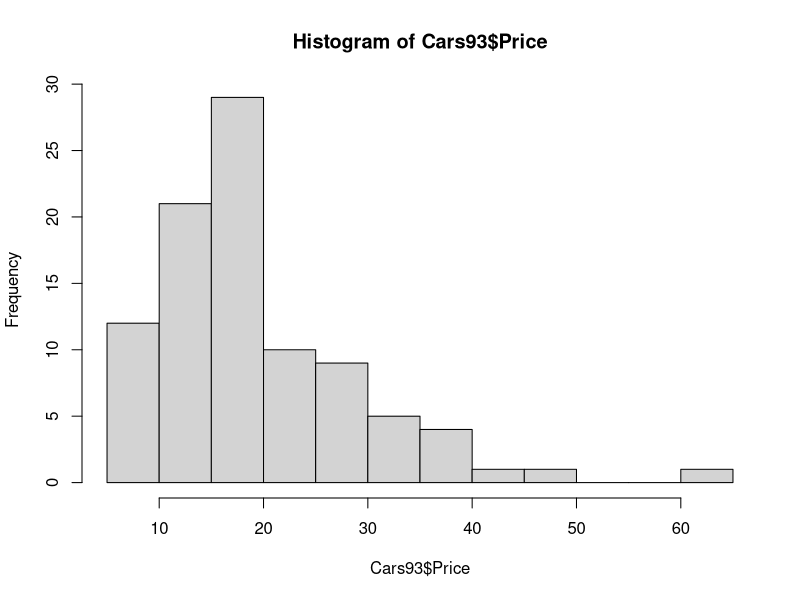
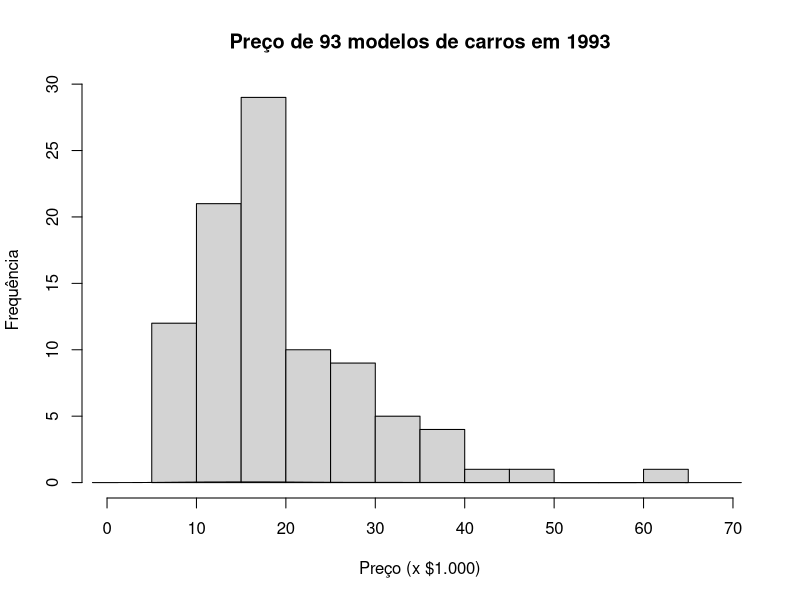
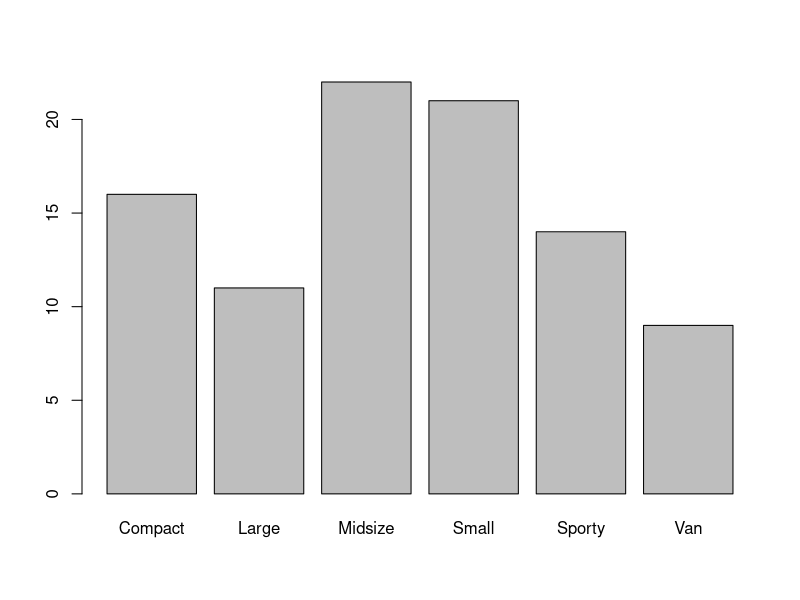
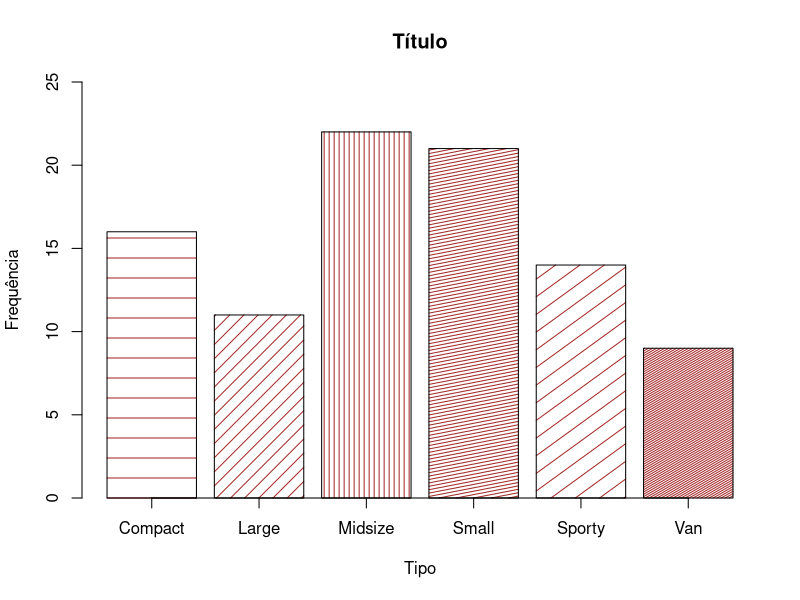
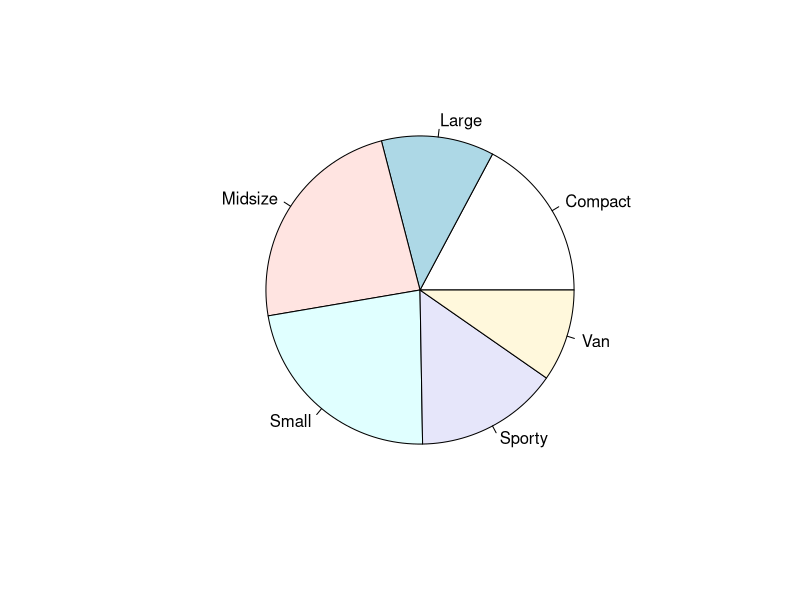
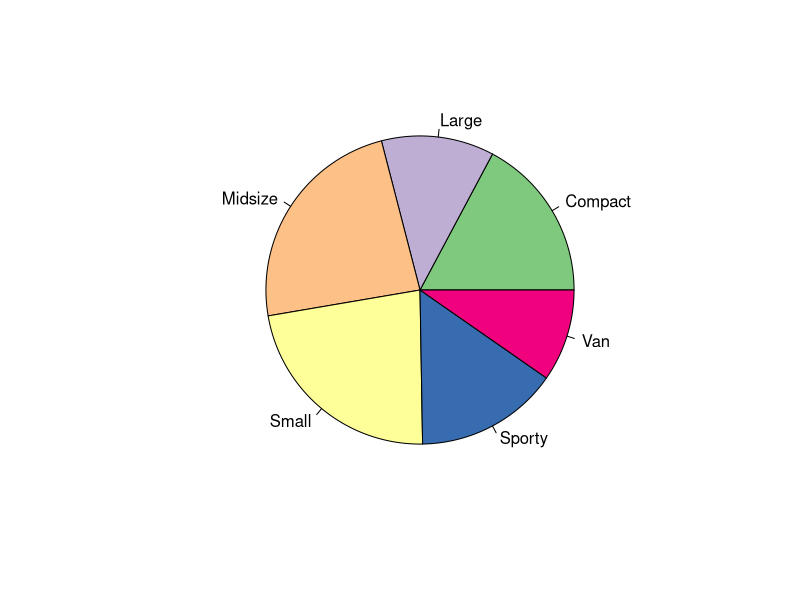
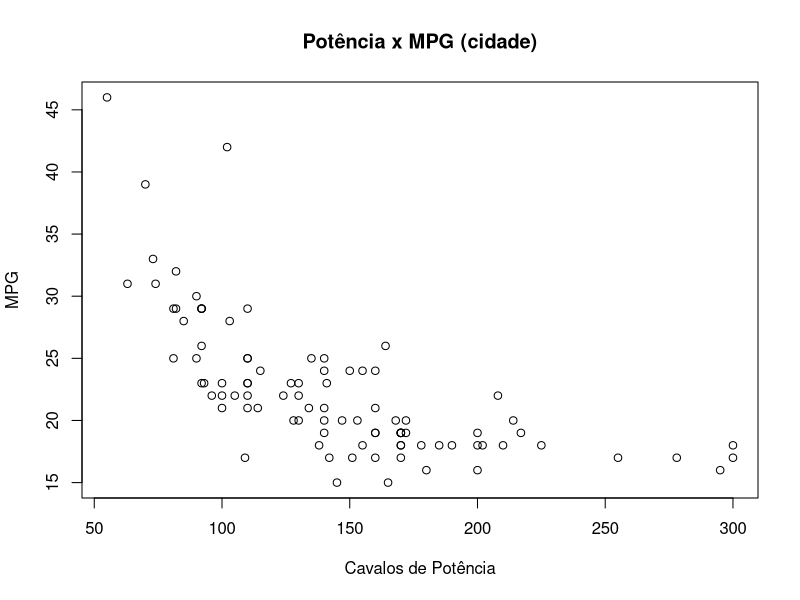
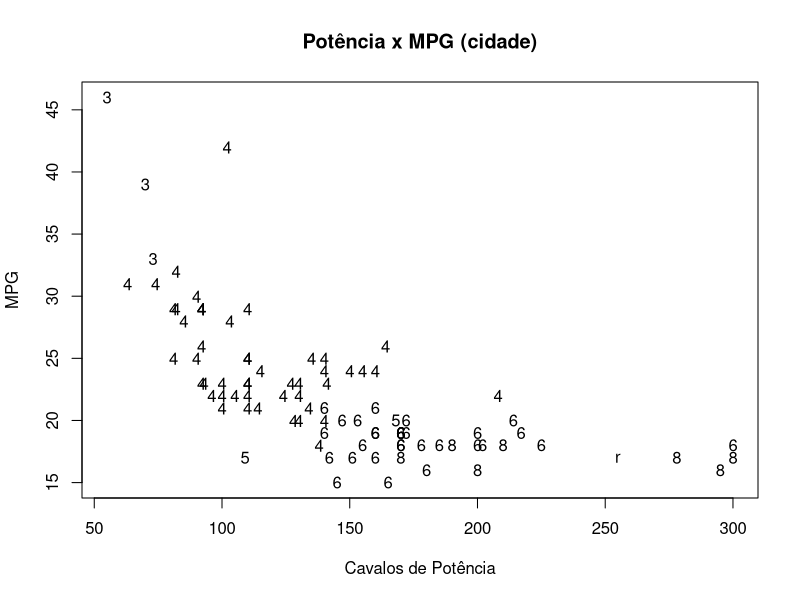

These charts were generated, in order, by the following R code:
library(MASS)
View(Cars93)

# histograma
hist(Cars93$Price)
hist(Cars93$Price,
  xlab = 'Preço (x $1.000)',
  xlim = c(0,70),
  main = 'Preço de 93 modelos de carros em 1993',
  ylab = 'Frequência'
  )

#hist(Cars93$Price,
#  xlab = 'Preço (x $1.000)',
#  xlim = c(0,70),
#  main = 'Preço de 93 modelos de carros em 1993',
#  probability = TRUE,
#  ylim = C(0,0.07))

# adicionar linha no gráficos já pronto
lines(density(Cars93$Price))

# tabela para visualizar e resumir os tipos
tipo <- table(Cars93$Type)

# grafico de barras
barplot(tipo)

barplot(tipo,
  xlab = 'Tipo',
  ylab = 'Frequência',
  ylim = c(0,25),
  main = 'Título',
  axis.lty = 'solid',
  density = c(5,10,20,30,7,50),
  angle = c(0,45,90,11,36,30),
  col = 'brown'
  )

# grafico de torta
pie(tipo)

library(RColorBrewer)
minhapaleta <- brewer.pal(6, 'Accent')

pie(tipo, col = minhapaleta)

plot(Cars93$Horsepower,
  Cars93$MPG.city,
  xlab = 'Cavalos de Potência',
  ylab = 'MPG',
  main = 'Potência x MPG (cidade)'
  )

# pode-se atribuir o valor da variável aos
plot(Cars93$Horsepower,
  Cars93$MPG.city,
  xlab = 'Cavalos de Potência',
  ylab = 'MPG',
  main = 'Potência x MPG (cidade)',
  pch = as.character(Cars93$Cylinders)
  )

boxplot(Cars93$Horsepower~Cars93$Cylinders,
  xlab = 'Cilindros',
  ylab = 'Potência',
  #col = minhapaleta

  )

boxplot(Cars93$Price)
summary(Cars93$Price)
